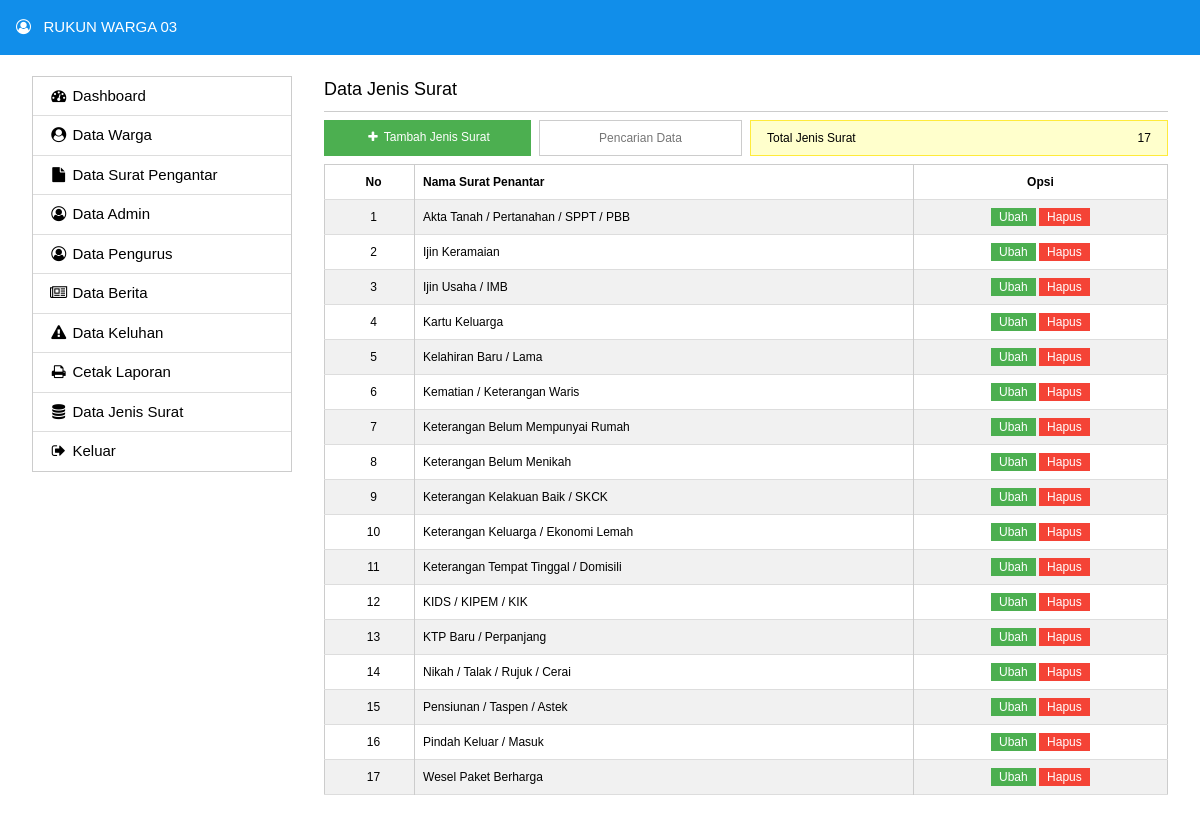
The page /admin/rw/jenis_read.php (signed in) on the database its author committed.
### tables this page shows
CREATE TABLE `tb_jenis` (
  `id_jenis` int(5) NOT NULL,
  `surat` varchar(100) NOT NULL
);

### admin/rw/jenis_read.php (the view, shortened to what this page needs)
<?php require_once('../../Connections/koneksi.php'); ?>
<?php
$logoutAction = $_SERVER['PHP_SELF']."?doLogout=true";
?>
<?php
$query_rsJenisRead = "SELECT * FROM tb_jenis ORDER BY surat ASC";
$rsJenisRead = mysql_query($query_rsJenisRead, $koneksi) or die(mysql_error());
$row_rsJenisRead = mysql_fetch_assoc($rsJenisRead);
$totalRows_rsJenisRead = mysql_num_rows($rsJenisRead);
$nomor = 1;
?>
<!DOCTYPE html>
<html>
<head>
<link rel="stylesheet" href="../../assets/w3.css">
<link href="../../assets/plugins/font-awesome/css/font-awesome.min.css" rel="stylesheet">
</head>
<body>
<div class="w3-container w3-top w3-text-white" style="background-color:#118eea;">
	<div class="w3-row w3-padding-16">
    	<div class="w3-col s12"><i class="fa fa-user-circle-o"></i>&nbsp;&nbsp; RUKUN WARGA 03</div>
    </div>
</div>
    <br>
<br>
<br>
<div class="w3-container">
	<div class="w3-row">
    	<div class="w3-col l3 w3-padding">
        	<ul class="w3-border w3-ul">
            	<li class="w3-hover-light-grey"><a href="home.php" style="text-decoration:none"><i class="fa fa-dashboard fa-fw"></i> Dashboard</a></li>
            	<li class="w3-hover-light-grey"><a href="warga_read.php" style="text-decoration:none"><i class="fa fa-user-circle fa-fw"></i> Data Warga</a></li>
                <li class="w3-hover-light-grey"><a href="surat_read.php" style="text-decoration:none"><i class="fa fa-file fa-fw"></i> Data Surat Pengantar</a></li>
            	<li class="w3-hover-light-grey"><a href="admin_read.php" style="text-decoration:none"><i class="fa fa-user-circle-o fa-fw"></i> Data Admin</a></li>
                <li class="w3-hover-light-grey"><a href="pengurus_read.php" style="text-decoration:none"><i class="fa fa-user-circle-o fa-fw"></i> Data Pengurus</a></li>
                <li class="w3-hover-light-grey"><a href="berita_read.php" style="text-decoration:none"><i class="fa fa-newspaper-o fa-fw"></i> Data Berita</a></li>
                <li class="w3-hover-light-grey"><a href="keluhan_read.php" style="text-decoration:none"><i class="fa fa-warning fa-fw"></i> Data Keluhan</a></li>
                <li class="w3-hover-light-grey"><a href="laporan_read.php" style="text-decoration:none"><i class="fa fa-print fa-fw"></i> Cetak Laporan</a></li>
                <li class="w3-hover-light-grey"><a href="jenis_read.php" style="text-decoration:none"><i class="fa fa-database fa-fw"></i> Data Jenis Surat</a></li>
                <li class="w3-hover-light-grey"><a href="<?php echo $logoutAction ?>" onClick="return confirm('Anda Yakin Ingin Keluar?')" style="text-decoration:none"><i class="fa fa-sign-out fa-fw"></i> Keluar</a></li>
            </ul>
        </div>
        <div class="w3-col l9 w3-padding">
        <div class="w3-large w3-border-bottom" style="padding-bottom:8px;">Data Jenis Surat</div>
<?php if ($totalRows_rsJenisRead > 0) {  ?>
  <div class="w3-row">
 	<div class="w3-col l3" style="padding-right:4px;"><a style="margin-top:8px; height:36px;" class="w3-btn w3-block w3-green w3-small" href="jenis_create.php"><i class="fa fa-plus fa-fw"></i> Tambah Jenis Surat</a></div>
	<div class="w3-col l3" style="padding-right:4px; padding-left:4px;"><input oninput="w3.filterHTML('#jenis', '.jenis', this.value)" placeholder="Pencarian Data" class="w3-input w3-border w3-center w3-small" style="outline:none;margin-top:8px;" autofocus></div>
    <div class="w3-col l6" style="padding-left:4px;"><div class="w3-border w3-border-yellow w3-pale-yellow w3-padding w3-small" style="margin-top:8px;">
        Total Jenis Surat<span class="w3-right"><?php echo $totalRows_rsJenisRead ?></span>
        </div></div>
</div>
  <table class="w3-table w3-striped w3-small w3-hoverable w3-bordered w3-border" id="jenis" style="margin-top:8px;">
      <tr style="font-weight:bold" class="w3-hover-none">
      <td class="w3-border-right w3-center">No</td>
      <td class="w3-border-right">Nama Surat Penantar</td>
      <td class="w3-center">Opsi</td>
    </tr>
    <?php do { ?>
      <tr class="jenis">
        <td class="w3-border-right w3-center"><?php echo $nomor++; ?></td>
        <td class="w3-border-right"><?php echo $row_rsJenisRead['surat']; ?></td>
        <td class="w3-center"><a class="w3-tag w3-small w3-green" style="text-decoration:none" href="jenis_update.php?id_jenis=<?php echo $row_rsJenisRead['id_jenis']; ?>">Ubah</a> <a class="w3-tag w3-small w3-red" style="text-decoration:none" onclick="return confirm('Anda Yakin Ingin Hapus?\n<?php echo $row_rsJenisRead['surat']; ?>')" href="jenis_delete.php?id_jenis=<?php echo $row_rsJenisRead['id_jenis']; ?>">Hapus</a></td>
      </tr>
      <?php } while ($row_rsJenisRead = mysql_fetch_assoc($rsJenisRead)); ?>
  </table><br>
  <?php }  ?>
        </div>
    </div>
</div>
</body>
</html>

### assets/w3.css (style rules this page uses)
*,*:before,*:after { box-sizing:inherit }
html { -ms-text-size-adjust:100%;-webkit-text-size-adjust:100% }
body { margin:0 }
a { background-color:transparent;-webkit-text-decoration-skip:objects }
button,input,select,textarea { font:inherit;margin:0 }
button,input { overflow:visible }
html,body { font-family:Verdana,sans-serif;font-size:15px;line-height:1.5 }
html { overflow-x:hidden }
a { color:inherit }
.w3-table,.w3-table-all { border-collapse:collapse;border-spacing:0;width:100%;display:table }
.w3-bordered tr,.w3-table-all tr { border-bottom:1px solid #ddd }
.w3-striped tbody tr:nth-child(even) { background-color:#f1f1f1 }
.w3-table td,.w3-table th,.w3-table-all td,.w3-table-all th { padding:8px 8px;display:table-cell;text-align:left;vertical-align:top }
.w3-table th:first-child,.w3-table td:first-child,.w3-table-all th:first-child,.w3-table-all td:first-child { padding-left:16px }
.w3-btn,.w3-button { border:none;display:inline-block;padding:8px 16px;vertical-align:middle;overflow:hidden;text-decoration:none;color:inherit;background-color:inherit;text-align:center;cursor:pointer;white-space:nowrap }
.w3-btn,.w3-button { -webkit-touch-callout:none;-webkit-user-select:none;-khtml-user-select:none;-moz-user-select:none;-ms-user-select:none;user-select:none }
.w3-badge,.w3-tag { background-color:#000;color:#fff;display:inline-block;padding-left:8px;padding-right:8px;text-align:center }
.w3-ul { list-style-type:none;padding:0;margin:0 }
.w3-ul li { padding:8px 16px;border-bottom:1px solid #ddd }
.w3-ul li:last-child { border-bottom:none }
.w3-input { padding:8px;display:block;border:none;border-bottom:1px solid #ccc;width:100% }
.w3-block { display:block;width:100% }
.w3-container:after,.w3-container:before,.w3-panel:after,.w3-panel:before,.w3-row:after,.w3-row:before,.w3-row-padding:after,.w3-row-padding:before, .w3-cell-row:before,.w3-cell-row:after,.w3-clear:after,.w3-clear:before,.w3-bar:before,.w3-bar:after { content:"";display:table;clear:both }
.w3-col,.w3-half,.w3-third,.w3-twothird,.w3-threequarter,.w3-quarter { float:left;width:100% }
.w3-col.s12 { width:99.99999% }
@media (min-width:993px) { .w3-col.l3 { width:24.99999% } }
@media (min-width:993px) { .w3-col.l6 { width:49.99999% } }
@media (min-width:993px) { .w3-col.l9 { width:74.99999% } }
.w3-top,.w3-bottom { position:fixed;width:100%;z-index:1 }
.w3-top { top:0 }
.w3-container,.w3-panel { padding:0.01em 16px }
.w3-small { font-size:12px!important }
.w3-large { font-size:18px!important }
.w3-center { text-align:center!important }
.w3-border { border:1px solid #ccc!important }
.w3-border-bottom { border-bottom:1px solid #ccc!important }
.w3-border-right { border-right:1px solid #ccc!important }
.w3-padding { padding:8px 16px!important }
.w3-padding-16 { padding-top:16px!important;padding-bottom:16px!important }
.w3-right { float:right!important }
.w3-green,.w3-hover-green:hover { color:#fff!important;background-color:#4CAF50!important }
.w3-red,.w3-hover-red:hover { color:#fff!important;background-color:#f44336!important }
.w3-pale-yellow,.w3-hover-pale-yellow:hover { color:#000!important;background-color:#ffffcc!important }
.w3-text-white,.w3-hover-text-white:hover { color:#fff!important }
.w3-border-yellow,.w3-hover-border-yellow:hover { border-color:#ffeb3b!important }

### rows shown on the page
tb_jenis: surat "Akta Tanah / Pertanahan / SPPT / PBB"
tb_jenis: surat "Ijin Keramaian"
tb_jenis: surat "Ijin Usaha / IMB"
tb_jenis: surat "Kartu Keluarga"
tb_jenis: surat "Kelahiran Baru / Lama"
tb_jenis: surat "Kematian / Keterangan Waris"
tb_jenis: surat "Keterangan Belum Mempunyai Rumah"
tb_jenis: surat "Keterangan Belum Menikah"
tb_jenis: surat "Keterangan Kelakuan Baik / SKCK"
tb_jenis: surat "Keterangan Keluarga / Ekonomi Lemah"
tb_jenis: surat "Keterangan Tempat Tinggal / Domisili"
tb_jenis: surat "KIDS / KIPEM / KIK"
tb_jenis: surat "KTP Baru / Perpanjang"
tb_jenis: surat "Nikah / Talak / Rujuk / Cerai"
tb_jenis: surat "Pensiunan / Taspen / Astek"
tb_jenis: surat "Pindah Keluar / Masuk"
tb_jenis: surat "Wesel Paket Berharga"

### other values the page prints
$totalRows_rsJenisRead "17"
